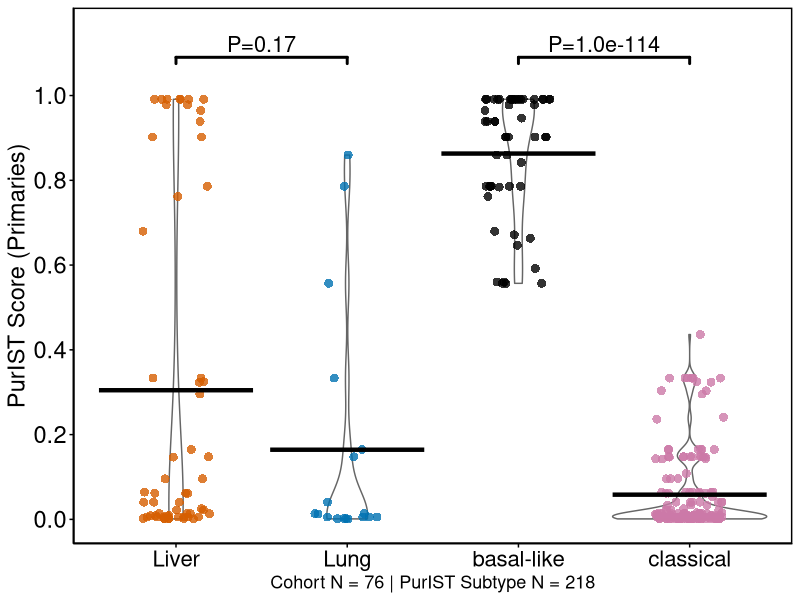
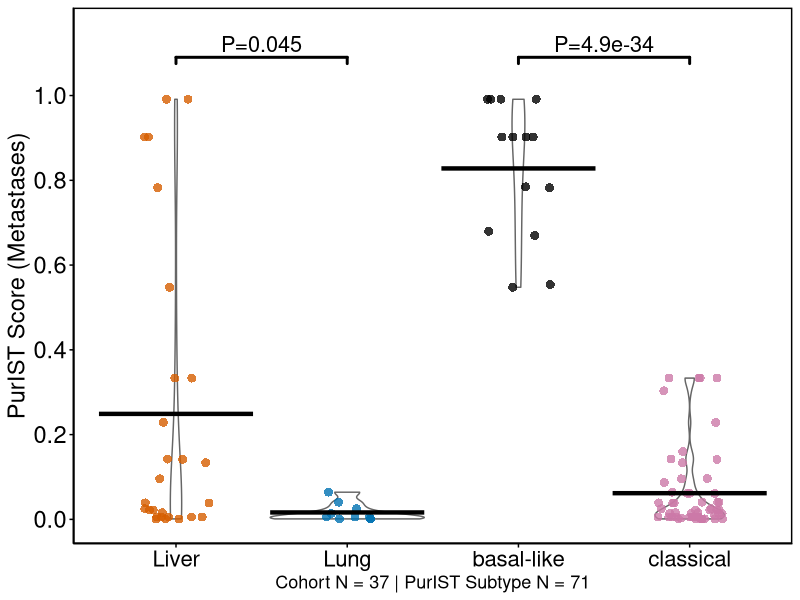
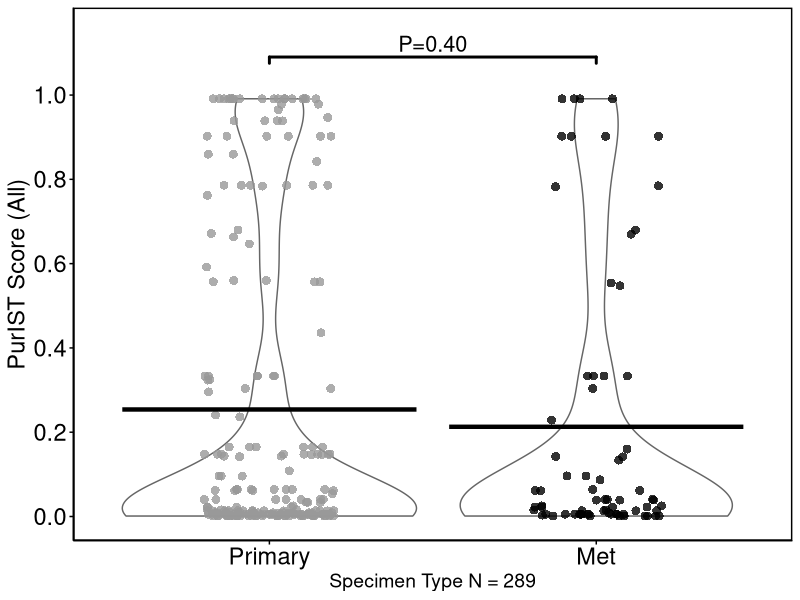

Generate these figures, in order, with R:
#################################################################
# Supplemental figure 4A
#################################################################
# Load libraries

library(ggplot2)
library(ggsignif)
set.seed(1)



#################################################################
# Primary Tumors - PurIST
#################################################################

# Supplemental Dataset 1
metadata <- readxl::read_xlsx("Supplemental_Dataset_1.xlsx", sheet = 1)

# Remove rows without PurIST scores
metadata <- metadata[!(is.na(metadata$PurIST_Primary)) | !(is.na(metadata$PurIST_Primary_T2)),]



#########################################
# Collect purIST data for -T and -T2 samples

# -T samples
pORG_primary <- data.frame(cohort = metadata$Cohort,
                           subtype = metadata$PurIST_Subtype,
                           pORG = metadata$pORG_Primary,
                           PurIST = metadata$PurIST_Primary)

# -T2 samples
pORG_primary_T2 <- data.frame(cohort = metadata$Cohort,
                              subtype = metadata$PurIST_Subtype,
                              pORG = metadata$pORG_Primary_T2,
                              PurIST = metadata$PurIST_Primary_T2)
pORG_primary_T2 <- pORG_primary_T2[!(is.na(pORG_primary_T2$PurIST)),]


# Basal-like subtype -T and -T2 samples
pORG_subtype_basal <- rbind(pORG_primary[pORG_primary$subtype=="basal-like",],
                            pORG_primary_T2[pORG_primary_T2$subtype=="basal-like",])

# Classical subtype -T and -T2 samples
pORG_subtype_classical <- rbind(pORG_primary[pORG_primary$subtype=="classical",],
                                pORG_primary_T2[pORG_primary_T2$subtype=="classical",])

# Collect all data together
pORG_subtype <- rbind(pORG_subtype_basal, pORG_subtype_classical)
pORG_subtype$cohort <- pORG_subtype$subtype
pORG_all <- rbind(pORG_primary, pORG_primary_T2, pORG_subtype)
pORG_all <- pORG_all[!(is.na(pORG_all$cohort)),]



#########################################
# Plot data

# Get one-way ANOVA (adjusted by BH method) p-values for plot
p.adjust(
    c(
        summary(aov(PurIST ~ cohort, data = pORG_all[pORG_all$cohort %in% c("Liver","Lung"),] ))[[1]][["Pr(>F)"]][[1]],
        summary(aov(PurIST ~ cohort, data = pORG_all[pORG_all$cohort %in% c("classical","basal-like"),] ))[[1]][["Pr(>F)"]][[1]]
    ),
    method = "BH")



plot_data <- pORG_all
plot_data$cohort <- factor(plot_data$cohort, levels = c("Liver","Lung","basal-like","classical"))



# Plot data
pdf(width = (5.1*1.25), height = (3.125*1.25), file = "PurIST_Primary.pdf")
ggplot(plot_data, aes(x = cohort, y = PurIST)) + geom_violin(color = "gray40") + 
    geom_jitter(width = 0.2, aes(color = cohort), size = 3, alpha = 0.8, show.legend = F, stroke = NA) + 
    scale_color_manual(values = c("Liver" = "#d55e00",
                                  "Lung" = "#0072b2",
                                  "basal-like" = "#000000",
                                  "classical" = "#cc79a7")) +
    stat_summary(fun=mean, geom="crossbar" , linewidth = 0.6) +
    theme(panel.grid.major = element_blank(),
          panel.grid.minor = element_blank(),
          panel.background = element_blank(),
          axis.line = element_line(color = "black"),
          axis.ticks = element_line(color = "black"),
          axis.title.x = element_text(color = "black",size = 13),
          axis.title.y = element_text(color = "black", size = 17),
          axis.text.x = element_text(color = "black", size = 16),
          axis.text.y = element_text(color = "black", size = 17),
          panel.border = element_rect(colour = "black", fill=NA, linewidth=1)) +
    xlab("Cohort N = 76 | PurIST Subtype N = 218") +
    scale_y_continuous(name = "PurIST Score (Primaries)",
                       breaks = c(0, 0.2, 0.4, 0.6, 0.8, 1.0),
                       limits = c(0, 1.15)) +
    geom_signif(comparisons = list(c("Liver", "Lung"), 
                                   c("basal-like", "classical")),
                annotation = c("P=0.17","P=1.0e-114"), tip_length = 0.015, size = 1, textsize = 5.5, vjust = 0, margin_top = 0.1)
dev.off()



#################################################################
# Metastases - PurIST
#################################################################

# Supplemental Dataset 1
metadata <- readxl::read_xlsx("Supplemental_Dataset_1.xlsx", sheet = 1)

metadata <- metadata[!(is.na(metadata$PurIST_Met)),]



#########################################
# Collect PurIST data for metastases

# Met samples
pORG_met <- data.frame(cohort = metadata$Cohort,
                       subtype = metadata$PurIST_Subtype_Met,
                       pORG = metadata$pORG_Met,
                       PurIST = metadata$PurIST_Met)

# Met samples by subtype
pORG_subtype_met <- pORG_met
pORG_subtype_met$cohort <- pORG_subtype_met$subtype

pORG_all_met <- rbind(pORG_met, pORG_subtype_met)
pORG_all_met <- pORG_all_met[!(is.na(pORG_all_met$cohort)),]



#########################################
# Plot data

# Get one-way ANOVA (adjusted by BH method) p-values for plot
p.adjust(
    c(
        summary(aov(PurIST ~ cohort, data = pORG_all_met[pORG_all_met$cohort %in% c("Liver","Lung"),] ))[[1]][["Pr(>F)"]][[1]],
        summary(aov(PurIST ~ cohort, data = pORG_all_met[pORG_all_met$cohort %in% c("classical","basal-like"),] ))[[1]][["Pr(>F)"]][[1]]
    ),
    method = "BH")



plot_data <- pORG_all_met
plot_data$cohort <- factor(plot_data$cohort, levels = c("Liver","Lung","basal-like","classical"))



# Plot data
pdf(width = (5.1*1.25), height = (3.125*1.25), file = "PurIST_Metastases.pdf")
ggplot(plot_data, aes(x = cohort, y = PurIST)) + geom_violin(color = "gray40") + 
    geom_jitter(width = 0.2, aes(color = cohort), size = 3, alpha = 0.8, show.legend = F, stroke = NA) + 
    scale_color_manual(values = c("Liver" = "#d55e00",
                                  "Lung" = "#0072b2",
                                  "basal-like" = "#000000",
                                  "classical" = "#cc79a7")) +
    stat_summary(fun=mean, geom="crossbar" , linewidth = 0.6) +
    theme(panel.grid.major = element_blank(),
          panel.grid.minor = element_blank(),
          panel.background = element_blank(),
          axis.line = element_line(color = "black"),
          axis.ticks = element_line(color = "black"),
          axis.title.x = element_text(color = "black",size = 13),
          axis.title.y = element_text(color = "black", size = 17),
          axis.text.x = element_text(color = "black", size = 16),
          axis.text.y = element_text(color = "black", size = 17),
          panel.border = element_rect(colour = "black", fill=NA, linewidth=1)) +
    xlab("Cohort N = 37 | PurIST Subtype N = 71") +
    scale_y_continuous(name = "PurIST Score (Metastases)",
                       breaks = c(0, 0.2, 0.4, 0.6, 0.8, 1.0),
                       limits = c(0, 1.15)) +
    geom_signif(comparisons = list(c("Liver", "Lung"), 
                                   c("basal-like", "classical")),
                annotation = c("P=0.045","P=4.9e-34"), tip_length = 0.015, size = 1, textsize = 5.5, vjust = 0, margin_top = 0.1)
dev.off()



#################################################################
# Primary vs Met - PurIST
#################################################################

# Supplemental Dataset 1
metadata <- readxl::read_xlsx("Supplemental_Dataset_1.xlsx", sheet = 1)

# Primaries (-T and -T2) and metastases
metadata <- metadata[!(is.na(metadata$PurIST_Primary)) | !(is.na(metadata$PurIST_Primary_T2)) | !(is.na(metadata$PurIST_Met)),]



#########################################
# Collect info for primaries and mets

pORG_final_primary <- data.frame(Tumor = "Primary",
                                 PurIST = c(metadata$PurIST_Primary[!(is.na(metadata$PurIST_Primary))],
                                            metadata$PurIST_Primary_T2[!(is.na(metadata$PurIST_Primary_T2))]))

pORG_final_met <- data.frame(Tumor = "Met",
                             PurIST = metadata$PurIST_Met[!(is.na(metadata$PurIST_Met))])

pORG_final <- rbind(pORG_final_primary,pORG_final_met)



#########################################
# Plot data

# Get one-way ANOVA p-value for plot
summary(aov(PurIST ~ Tumor, data = pORG_final))[[1]][["Pr(>F)"]][[1]]



plot_data <- pORG_final
plot_data$Tumor <- factor(plot_data$Tumor, levels = c("Primary","Met"))



pdf(width = 3.825, height = 3.7, file = "PurIST_Primary_vs_Met.pdf")
ggplot(plot_data, aes(x = Tumor, y = PurIST)) + geom_violin(color = "gray40") + 
    geom_jitter(width = 0.2, aes(color = Tumor), size = 3, alpha = 0.8, show.legend = F, stroke = NA) + 
    scale_color_manual(values = c("Primary" = "gray60", "Met" = "black")) +
    stat_summary(fun=mean, geom="crossbar" , linewidth = 0.6) + 
    theme(panel.grid.major = element_blank(),
          panel.grid.minor = element_blank(),
          panel.background = element_blank(),
          axis.line = element_line(color = "black"),
          axis.ticks = element_line(color = "black"),
          axis.title.x = element_text(color = "black",size = 14),
          axis.title.y = element_text(color = "black", size = 17),
          axis.text.x = element_text(color = "black", size = 17),
          axis.text.y = element_text(color = "black", size = 17),
          panel.border = element_rect(colour = "black", fill=NA, linewidth=1)) +
    xlab("Specimen Type N = 289") +
    scale_y_continuous(name = "PurIST Score (All)",
                       breaks = c(0, 0.2, 0.4, 0.6, 0.8, 1.0),
                       limits = c(0, 1.15)) +
    geom_signif(comparisons = list(c("Primary", "Met")),
                annotation = c("P=0.40"), tip_length = 0.015, size = 1, textsize = 5.5, vjust = 0, margin_top = 0.1)
dev.off()


